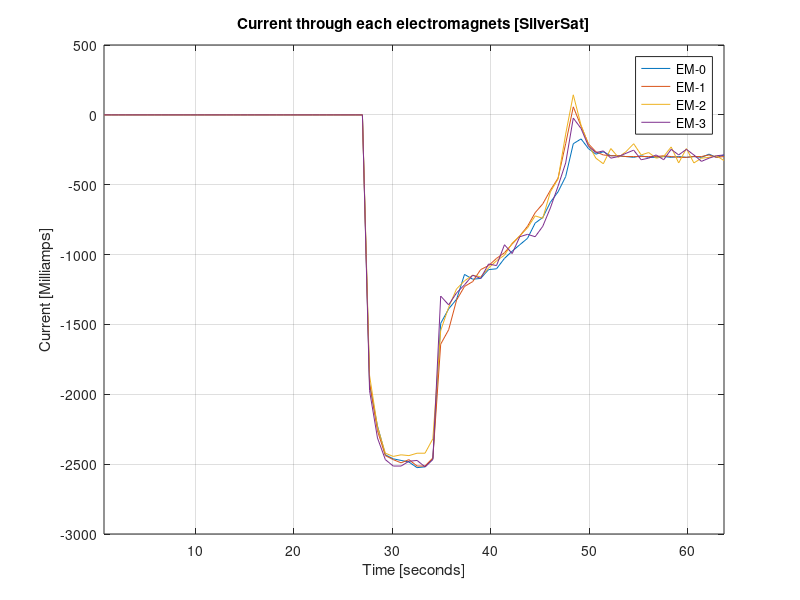
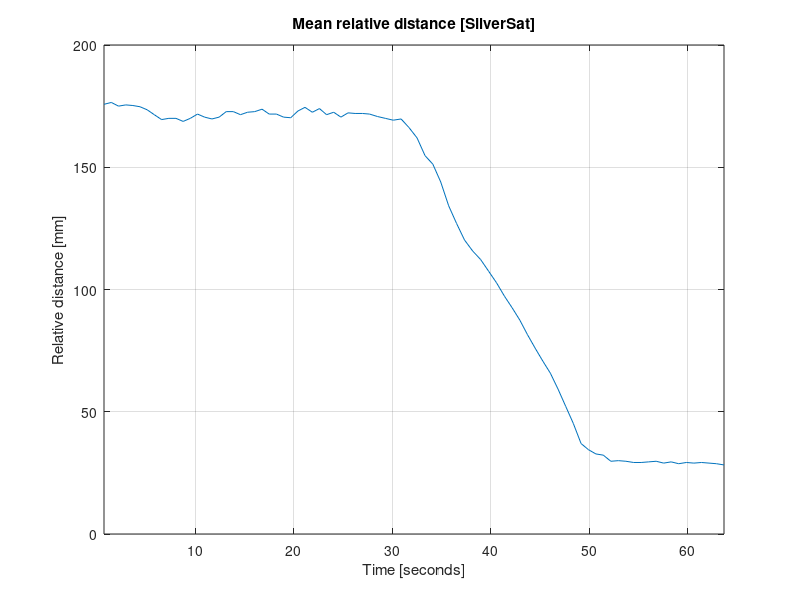
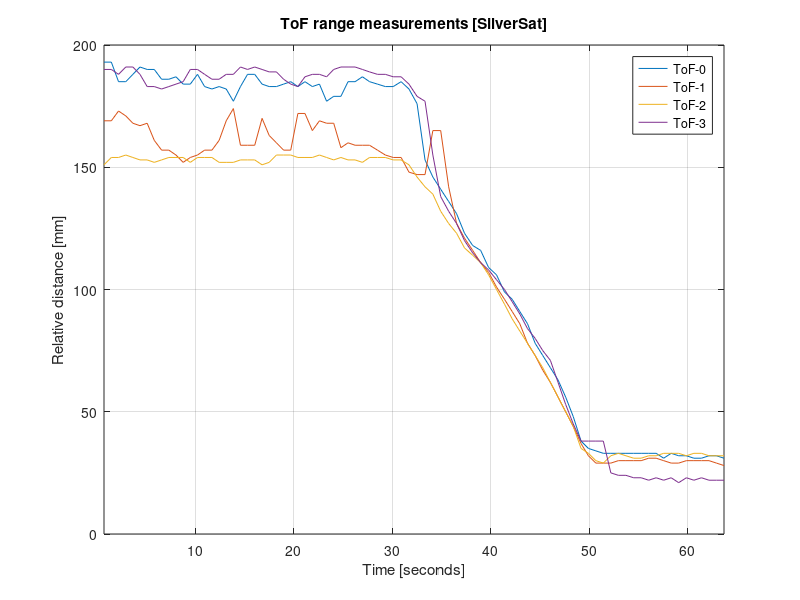
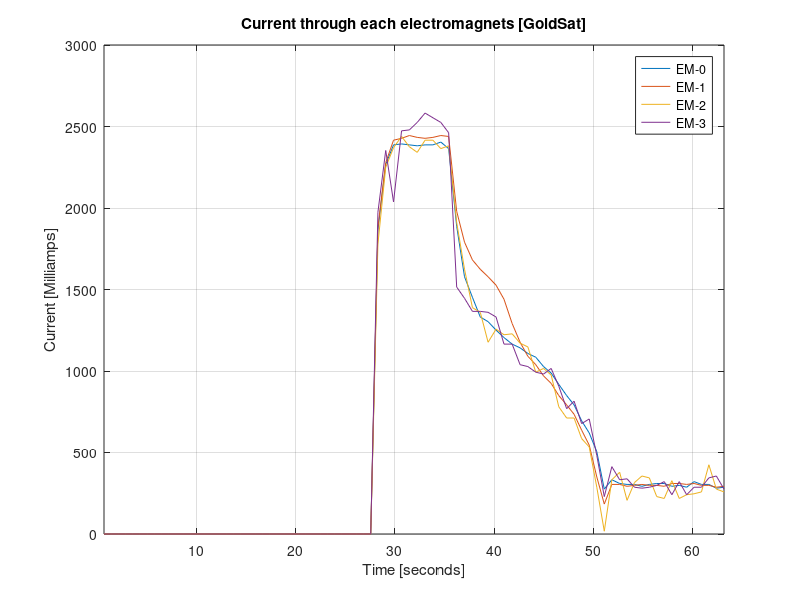

Recreate these plots in MATLAB, in order.
clc
clear
close all

data = csvread("twenty.csv");

i0 = data(:,2);
i1 = data(:,3);
i2 = data(:,4);
i3 = data(:,5);
d0 = data(:,6);
d1 = data(:,7);
d2 = data(:,8);
d3 = data(:,9);
t = data(:,17);
t = cumsum(t);

md = mean([d0'; d1'; d2'; d3']);

figure;
plot(t, md);
grid on;
title('Mean relative distance [SilverSat]');
xlim([min(t), max(t)]);
xlabel('Time [seconds]');
ylabel('Relative distance [mm]');

figure;
plot(t, i0); grid on; hold on;
plot(t, i1);
plot(t, i2);
plot(t, i3);
title("Current through each electromagnets [SilverSat]");
xlabel("Time [seconds]");
ylabel("Current [Milliamps]");
xlim([min(t), max(t)]);
legend("EM-0", "EM-1", "EM-2", "EM-3");
saveas(gcf,'myfigure.pdf')

figure;
plot(t, d0); grid on; hold on;
plot(t, d1);
plot(t, d2);
plot(t, d3);
title("ToF range measurements [SilverSat]");
xlabel("Time [seconds]");
ylabel("Relative distance [mm]");
xlim([min(t), max(t)]);
legend("ToF-0", "ToF-1", "ToF-2", "ToF-3");

data = csvread("four.csv");

i0 = data(:,2);
i1 = data(:,3);
i2 = data(:,4);
i3 = data(:,5);
d0 = data(:,6);
d1 = data(:,7);
d2 = data(:,8);
d3 = data(:,9);
t = data(:,17);
t = cumsum(t);

hf = figure();
plot(t, i0); grid on; hold on;
plot(t, i1);
plot(t, i2);
plot(t, i3);
title("Current through each electromagnets [GoldSat]");
xlabel("Time [seconds]");
ylabel("Current [Milliamps]");
xlim([min(t), max(t)]);
legend("EM-0", "EM-1", "EM-2", "EM-3");

figure;
plot(t, d0); grid on; hold on;
plot(t, d1);
plot(t, d2);
plot(t, d3);
title("ToF range measurements [GoldSat]");
xlabel("Time [seconds]");
ylabel("Relative distance [mm]");
xlim([min(t), max(t)]);
legend("ToF-0", "ToF-1", "ToF-2", "ToF-3");

md = mean([d0'; d1'; d2'; d3']);

figure;
plot(t, md);
grid on;
title('Mean relative distance [GoldSat]');
xlim([min(t), max(t)]);
xlabel('Time [seconds]');
ylabel('Relative distance [mm]');

